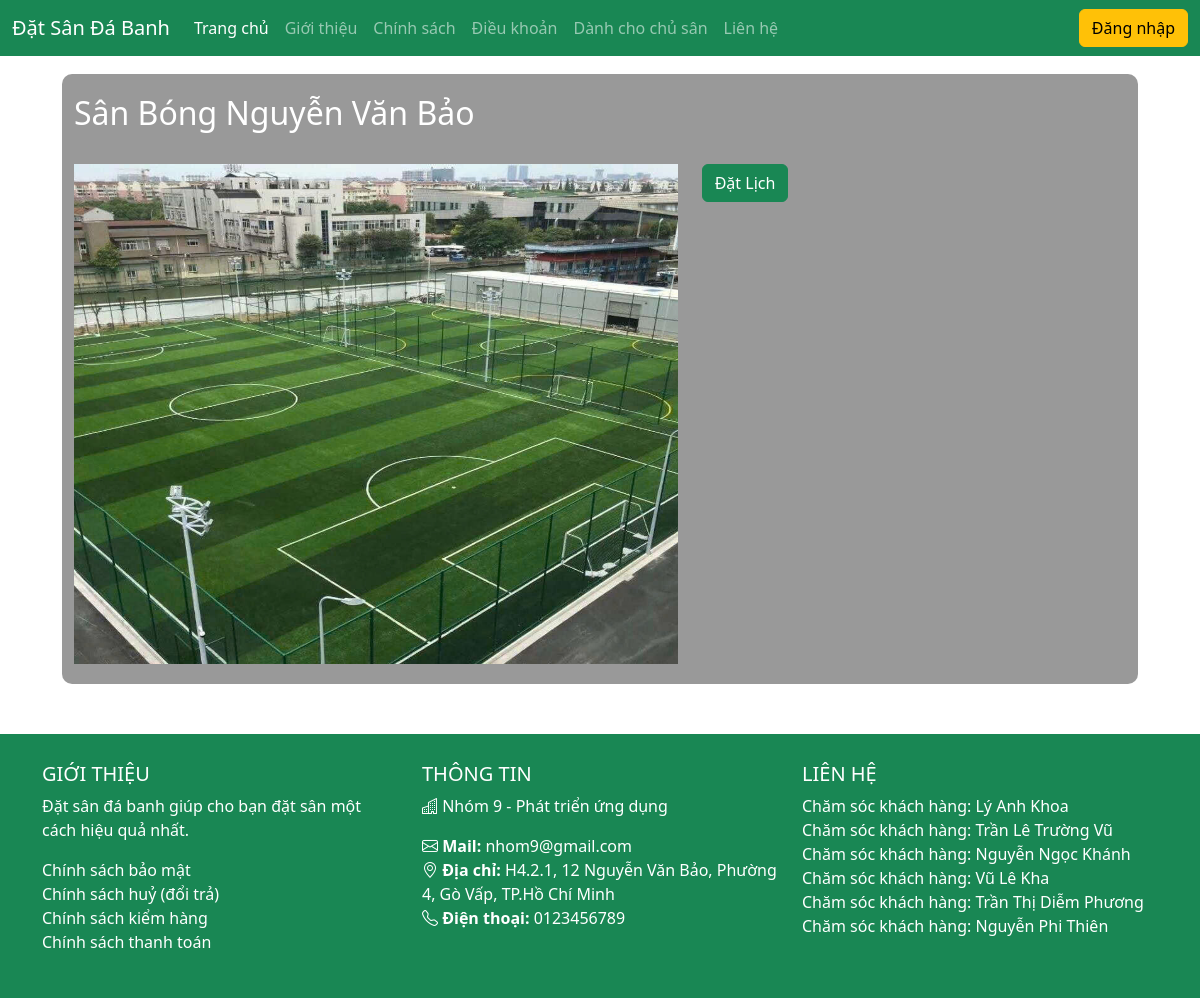
The page /?page=chitietdiachisan&masan=1 on the database its author committed.
### tables this page shows
CREATE TABLE `diadiem` (
  `MaDiaDiem` int(11) NOT NULL,
  `MaChuSan` int(11) NOT NULL,
  `TenDiaDiem` varchar(255) NOT NULL,
  `DiaChi` varchar(255) NOT NULL,
  `HinhDaiDien` varchar(255) NOT NULL,
  `MoTa` varchar(255) NOT NULL
);

### model/model.php (called while the page is built, shortened)
<?php
    class model{
        public function selectdiachisan(){
            $p = new ketnoi();
            $con = $p->moketnoi();
            if($con){
                $sql="select * from diadiem";
                $kq = $con->query($sql);
                return $kq;
            }else{
                return false;
            }
        }
    }
?>

### controller/controller.php (called while the page is built, shortened)
<?php
    include_once("model/model.php");
    class controller{
        public function getselectdiachisan(){
            $p = new model();
            $con = $p->selectdiachisan();
            if(!$con){
                return -1;
            }else{
                if($con->num_rows > 0){
                    return $con;
                }else{
                    return 0;
                }
            }
        }
    }
?>

### view/chitietdiachisan/index.php (the view, shortened to what this page needs)
<?php
    $masan = $_REQUEST["masan"];
    $p = new controller();
    $tbldiachi = $p->getselectdiachisan();
    while($r = $tbldiachi->fetch_assoc()){
        if($r["MaDiaDiem"] == $masan){
            $tendiachi = $r["TenDiaDiem"];
            $hinhdaidien = $r["HinhDaiDien"];
        }
    }
?>
<section class="hero-section">
    <div class="list-bar container">
      <h2><?= $tendiachi ?></h2><br>
      <div class="row">
        <div class="col-md-7">
            <img src="image/<?= $hinhdaidien ?>" class="image-chitiet" alt="">
        </div>
        <div class="col-md-5">
            <a href="?page=lichdatsan&masan=<?=$masan?>"><button class="btn btn-success">Đặt Lịch</button></a>
        </div>
       </div>
    </div>
  </section>

### css/style.css (style rules this page uses)
.hero-section { background-size: cover; height: auto; display: flex; justify-content: center; align-items: center; color: white; margin: 50px; }
.list-bar { background-color: rgba(0, 0, 0, 0.4); padding: 20px; border-radius: 10px; }
.image-chitiet { width: 100%; height: 500px; }

### view/giaodien/footer.php (style rules this page uses)
html, body { height: 100%; margin: 0; }

### rows shown on the page
diadiem: TenDiaDiem "Sân Bóng Nguyễn Văn Bảo", HinhDaiDien (picture)
